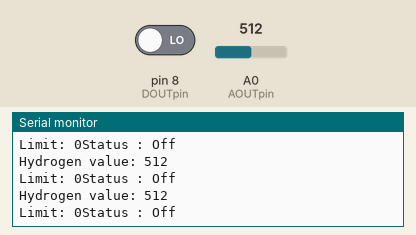
A sketch run on a simulated Arduino Uno, built with avr-gcc and run on an emulated ATmega328P. Parts: the last lines printed to the serial monitor. Inputs (shaded band) come from the test bench; at power-on: pin 8 (DOUTpin) LOW, A0 (AOUTpin) = 512.

Above: at 1.2 s.
1.3 s: pin 8 (DOUTpin) driven HIGH
At 1.32 s:
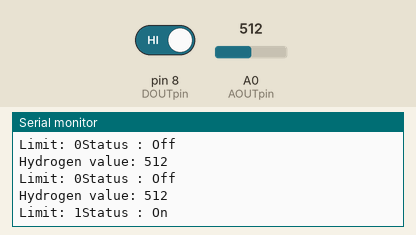
2.9 s: A0 (AOUTpin) set to 716
At 3.93 s:
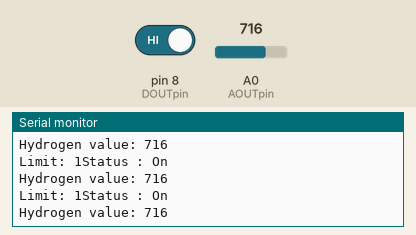
5.9 s: A0 (AOUTpin) set to 900
At 5.95 s:
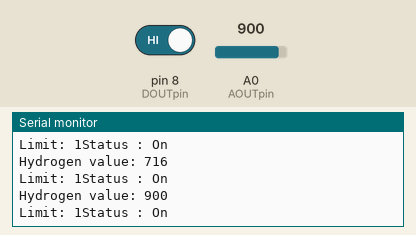
7.4 s: pin 8 (DOUTpin) driven LOW
At 7.46 s:
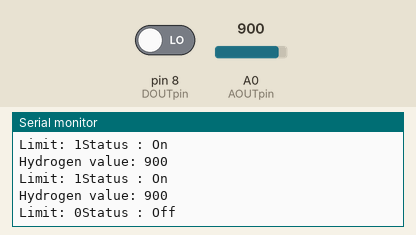
Timing chart, 0 to 9.9 s (numbered marks = the images above; inputs shaded):
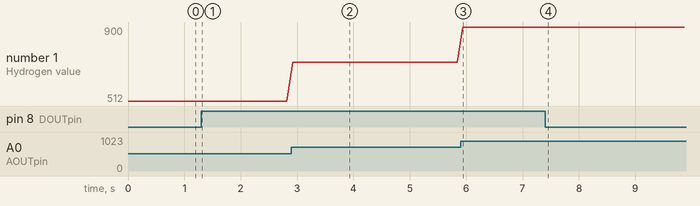

The sketch:

Gas_sensor_code.ino
```cpp
/* MQ-8 Hydrogen Gas Sensor Circuit with Arduino */

const int AOUTpin = 0; //the AOUT pin of the hydrogen sensor goes into analog pin A0 of the arduino
const int DOUTpin = 8; //the DOUT pin of the hydrogen sensor goes into digital pin D8 of the arduino
//const int ledPin = 13; //the anode of the LED connects to digital pin D13 of the arduino

int limit;
int value;

void setup() {
  Serial.begin(115200);//sets the baud rate
  pinMode(DOUTpin, INPUT);//sets the pin as an input to the arduino
  //pinMode(ledPin, OUTPUT);//sets the pin as an output of the arduino
}

void loop()
{
  value = analogRead(AOUTpin); //reads the analaog value from the hydrogen sensor's AOUT pin
  limit = digitalRead(DOUTpin); //reads the digital value from the hydrogen sensor's DOUT pin
  Serial.print("Hydrogen value: ");
  Serial.println(value);//prints the hydrogen value
  Serial.print("Limit: ");
  Serial.print(limit);//prints the limit reached as either LOW or HIGH (above or underneath)
  delay(100);
  if (limit == HIGH) {
    //digitalWrite(ledPin, HIGH);//if limit has been reached, LED turns on as status indicator
    Serial.println("Status : On");
  }
  else {
    //digitalWrite(ledPin, LOW);//if threshold not reached, LED remains off
    Serial.println("Status : Off");
  }
}
```

Measured:
- after the input at 1.3 s, the serial monitor: prints a new line at once (image 1)
- after the input at 2.9 s, the serial monitor: prints a new line at once (image 2)
- after the input at 5.9 s, the serial monitor: prints a new line at once (image 3)
- after the input at 7.4 s, the serial monitor: prints a new line after 0.05 s (image 4)
- plotted number 1: 512 → 716 after the input at 2.9 s, 716 → 900 after the input at 5.9 s
